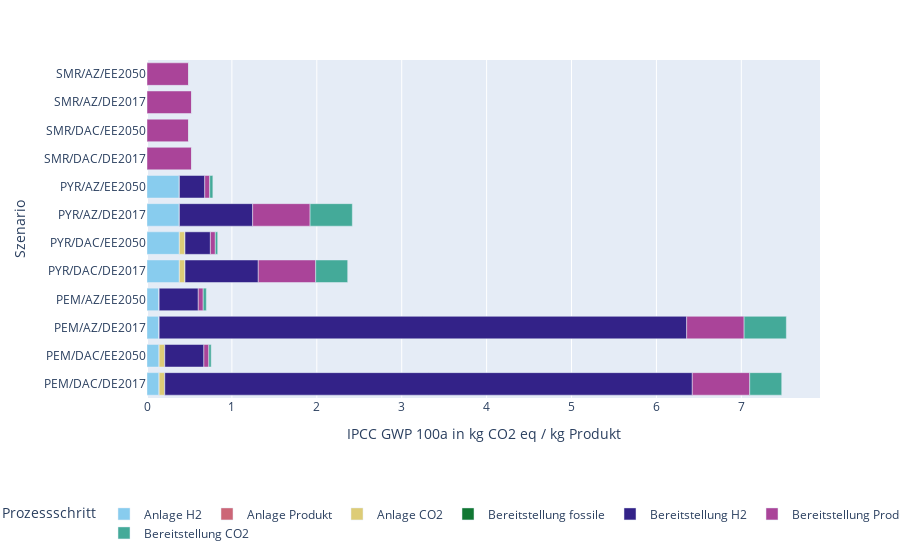

Notebook source saved alongside this figure:
### Code cell
#import matplotlib.pyplot as plt
import plotly.express as px
prod_systems = {
    'Syngas, Steam Methane Reforming': 'SMR',
    'synthesis gas (2:1), mixing of CO and H2 from PEM': 'PEM',
    'synthesis gas (2:1), mixing of CO and H2 from PYR': 'PYR'
}
def map_level(df, dct, level=0):
    index = df.index
    index.set_levels([[dct.get(item, item) for item in names] if i==level else names
                      for i, names in enumerate(index.levels)], inplace=True)

for cat, new_df in df.groupby(level=3):
    if cat == 'IPCC GWP 100a':
        map_level(new_df, prod_systems, level=0)
        ind = new_df.reset_index(level=3, drop=True).index.map('/'.join)
        new_df.index = ind
        new_df.index.name = 'Szenario'
        new_df.columns.name = 'Prozessschritt'
        fig = px.bar(new_df, orientation='h', color_discrete_sequence=px.colors.qualitative.Safe)
        fig.update_xaxes(title_text=cat + ' in ' + units[cat] + ' / kg Produkt')
        fig.update_layout(legend=dict(orientation='h', x=-0.2, y=-0.3))

fig.show()

### Figure 1 — Plotly figure (JSON) as saved in the notebook; plotly's stock layout.template omitted (floating-point values rounded to 4 significant figures)
{"data": [{"alignmentgroup": "True", "hovertemplate": "Prozessschritt=Anlage H2<br>value=%{x}<br>Szenario=%{y}<extra></extra>", "legendgroup": "Anlage H2", "marker": {"color": "rgb(136, 204, 238)"}, "name": "Anlage H2", "offsetgroup": "Anlage H2", "orientation": "h", "showlegend": true, "textposition": "auto", "type": "bar", "x": [0.1431, 0.1431, 0.1431, 0.1431, 0.3814, 0.3814, 0.3814, 0.3814, 0, 0, 0, 0], "xaxis": "x", "y": ["PEM/DAC/DE2017", "PEM/DAC/EE2050", "PEM/AZ/DE2017", "PEM/AZ/EE2050", "PYR/DAC/DE2017", "PYR/DAC/EE2050", "PYR/AZ/DE2017", "PYR/AZ/EE2050", "SMR/DAC/DE2017", "SMR/DAC/EE2050", "SMR/AZ/DE2017", "SMR/AZ/EE2050"], "yaxis": "y"}, {"alignmentgroup": "True", "hovertemplate": "Prozessschritt=Anlage Produkt<br>value=%{x}<br>Szenario=%{y}<extra></extra>", "legendgroup": "Anlage Produkt", "marker": {"color": "rgb(204, 102, 119)"}, "name": "Anlage Produkt", "offsetgroup": "Anlage Produkt", "orientation": "h", "showlegend": true, "textposition": "auto", "type": "bar", "x": [0.0002729, 0.0002729, 0.0002729, 0.0002729, 0.0002729, 0.0002729, 0.0002729, 0.0002729, 0, 0, 0, 0], "xaxis": "x", "y": ["PEM/DAC/DE2017", "PEM/DAC/EE2050", "PEM/AZ/DE2017", "PEM/AZ/EE2050", "PYR/DAC/DE2017", "PYR/DAC/EE2050", "PYR/AZ/DE2017", "PYR/AZ/EE2050", "SMR/DAC/DE2017", "SMR/DAC/EE2050", "SMR/AZ/DE2017", "SMR/AZ/EE2050"], "yaxis": "y"}, {"alignmentgroup": "True", "hovertemplate": "Prozessschritt=Anlage CO2<br>value=%{x}<br>Szenario=%{y}<extra></extra>", "legendgroup": "Anlage CO2", "marker": {"color": "rgb(221, 204, 119)"}, "name": "Anlage CO2", "offsetgroup": "Anlage CO2", "orientation": "h", "showlegend": true, "textposition": "auto", "type": "bar", "x": [0.06618, 0.06618, 0, 0, 0.06618, 0.06618, 0.0001564, 0.0001564, 0, 0, 0, 0], "xaxis": "x", "y": ["PEM/DAC/DE2017", "PEM/DAC/EE2050", "PEM/AZ/DE2017", "PEM/AZ/EE2050", "PYR/DAC/DE2017", "PYR/DAC/EE2050", "PYR/AZ/DE2017", "PYR/AZ/EE2050", "SMR/DAC/DE2017", "SMR/DAC/EE2050", "SMR/AZ/DE2017", "SMR/AZ/EE2050"], "yaxis": "y"}, {"alignmentgroup": "True", "hovertemplate": "Prozessschritt=Bereitstellung fossile<br>value=%{x}<br>Szenario=%{y}<extra></extra>", "legendgroup": "Bereitstellung fossile", "marker": {"color": "rgb(17, 119, 51)"}, "name": "Bereitstellung fossile", "offsetgroup": "Bereitstellung fossile", "orientation": "h", "showlegend": true, "textposition": "auto", "type": "bar", "x": [0, 0, 0, 0, 0, 0, 0, 0, 0, 0, 0, 0], "xaxis": "x", "y": ["PEM/DAC/DE2017", "PEM/DAC/EE2050", "PEM/AZ/DE2017", "PEM/AZ/EE2050", "PYR/DAC/DE2017", "PYR/DAC/EE2050", "PYR/AZ/DE2017", "PYR/AZ/EE2050", "SMR/DAC/DE2017", "SMR/DAC/EE2050", "SMR/AZ/DE2017", "SMR/AZ/EE2050"], "yaxis": "y"}, {"alignmentgroup": "True", "hovertemplate": "Prozessschritt=Bereitstellung H2<br>value=%{x}<br>Szenario=%{y}<extra></extra>", "legendgroup": "Bereitstellung H2", "marker": {"color": "rgb(51, 34, 136)"}, "name": "Bereitstellung H2", "offsetgroup": "Bereitstellung H2", "orientation": "h", "showlegend": true, "textposition": "auto", "type": "bar", "x": [6.213, 0.4605, 6.213, 0.4605, 0.8627, 0.2987, 0.8627, 0.2987, 0, 0, 0, 0], "xaxis": "x", "y": ["PEM/DAC/DE2017", "PEM/DAC/EE2050", "PEM/AZ/DE2017", "PEM/AZ/EE2050", "PYR/DAC/DE2017", "PYR/DAC/EE2050", "PYR/AZ/DE2017", "PYR/AZ/EE2050", "SMR/DAC/DE2017", "SMR/DAC/EE2050", "SMR/AZ/DE2017", "SMR/AZ/EE2050"], "yaxis": "y"}, {"alignmentgroup": "True", "hovertemplate": "Prozessschritt=Bereitstellung Produkt<br>value=%{x}<br>Szenario=%{y}<extra></extra>", "legendgroup": "Bereitstellung Produkt", "marker": {"color": "rgb(170, 68, 153)"}, "name": "Bereitstellung Produkt", "offsetgroup": "Bereitstellung Produkt", "orientation": "h", "showlegend": true, "textposition": "auto", "type": "bar", "x": [0.6764, 0.05818, 0.6764, 0.05818, 0.6764, 0.05818, 0.6764, 0.05818, 0.5257, 0.4903, 0.5257, 0.4903], "xaxis": "x", "y": ["PEM/DAC/DE2017", "PEM/DAC/EE2050", "PEM/AZ/DE2017", "PEM/AZ/EE2050", "PYR/DAC/DE2017", "PYR/DAC/EE2050", "PYR/AZ/DE2017", "PYR/AZ/EE2050", "SMR/DAC/DE2017", "SMR/DAC/EE2050", "SMR/AZ/DE2017", "SMR/AZ/EE2050"], "yaxis": "y"}, {"alignmentgroup": "True", "hovertemplate": "Prozessschritt=Bereitstellung CO2<br>value=%{x}<br>Szenario=%{y}<extra></extra>", "legendgroup": "Bereitstellung CO2", "marker": {"color": "rgb(68, 170, 153)"}, "name": "Bereitstellung CO2", "offsetgroup": "Bereitstellung CO2", "orientation": "h", "showlegend": true, "textposition": "auto", "type": "bar", "x": [0.3768, 0.02789, 0.4975, 0.03698, 0.3768, 0.02789, 0.4975, 0.03698, 0, 0, 0, 0], "xaxis": "x", "y": ["PEM/DAC/DE2017", "PEM/DAC/EE2050", "PEM/AZ/DE2017", "PEM/AZ/EE2050", "PYR/DAC/DE2017", "PYR/DAC/EE2050", "PYR/AZ/DE2017", "PYR/AZ/EE2050", "SMR/DAC/DE2017", "SMR/DAC/EE2050", "SMR/AZ/DE2017", "SMR/AZ/EE2050"], "yaxis": "y"}], "layout": {"barmode": "relative", "legend": {"orientation": "h", "title": {"text": "Prozessschritt"}, "tracegroupgap": 0, "x": -0.2, "y": -0.3}, "margin": {"t": 60}, "xaxis": {"anchor": "y", "domain": [0, 1], "title": {"text": "IPCC GWP 100a in kg CO2 eq / kg Produkt"}}, "yaxis": {"anchor": "x", "domain": [0, 1], "title": {"text": "Szenario"}}}}
